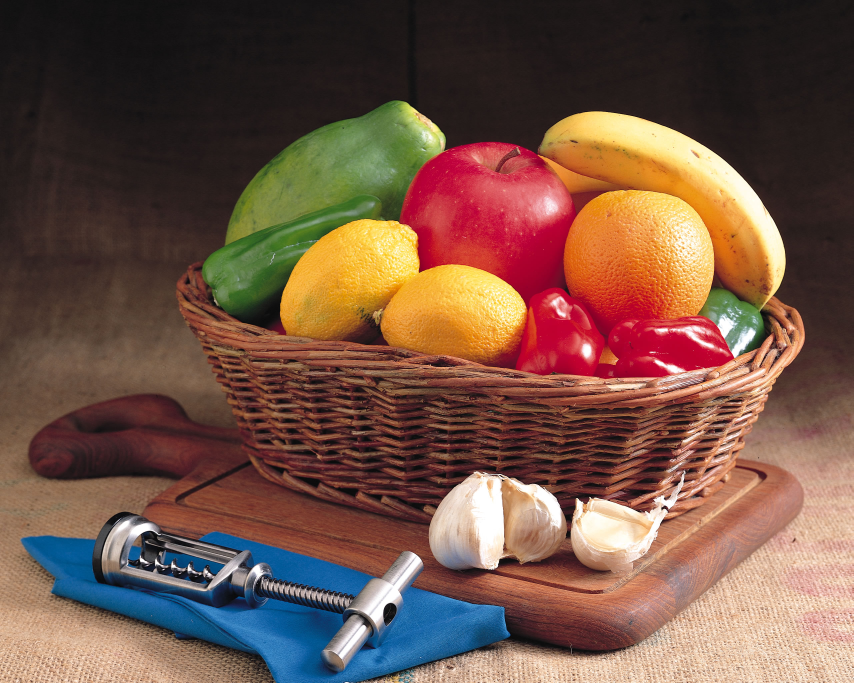
//> input picture image-seg/fruit.jpg, 2560 x 2048 px (shown at 1/3 size)
$ ./seg_clus_fruit   (built with g++ and OpenCV 4)
//> lines starting //> are read from the running program, lines starting //| are printed output that depends on the picture
#include <opencv2/opencv.hpp>
#include <opencv2/core/core.hpp>
#include <opencv2/highgui/highgui.hpp>
#include <opencv2/imgproc/imgproc.hpp>
#include <iostream>
#include <sstream>

using namespace std;
using namespace cv;

Mat dst;
Mat src;
Mat thresholded;
Mat hue;

/** @function main */
int main( int argc, char** argv )
{

vector<Mat> hsv(3);
vector<Mat> bgr(3);
Mat detected_edges;


		if (argc>1){
  /// Load an image
  src = imread( argv[1] );

}else{ src = imread("./image-seg/fruit.jpg");
//> src is the input picture: 2048 rows x 2560 cols, CV_8UC3; mean B, G, R 69.8, 83.8, 114.7

}
  if( !src.data )
  { return -1; }

cout	<<src.cols<<endl;
//| 2560
cout	<<src.rows<<endl;
//| 2048
	int limiar=128;

	/// Create hsv
	Mat full_hsv;
	cvtColor(src,full_hsv,CV_BGR2HSV);
//> full_hsv: 2048 rows x 2560 cols, CV_8UC3; mean H, S, V 47, 112.3, 122.4
	split(full_hsv, hsv);
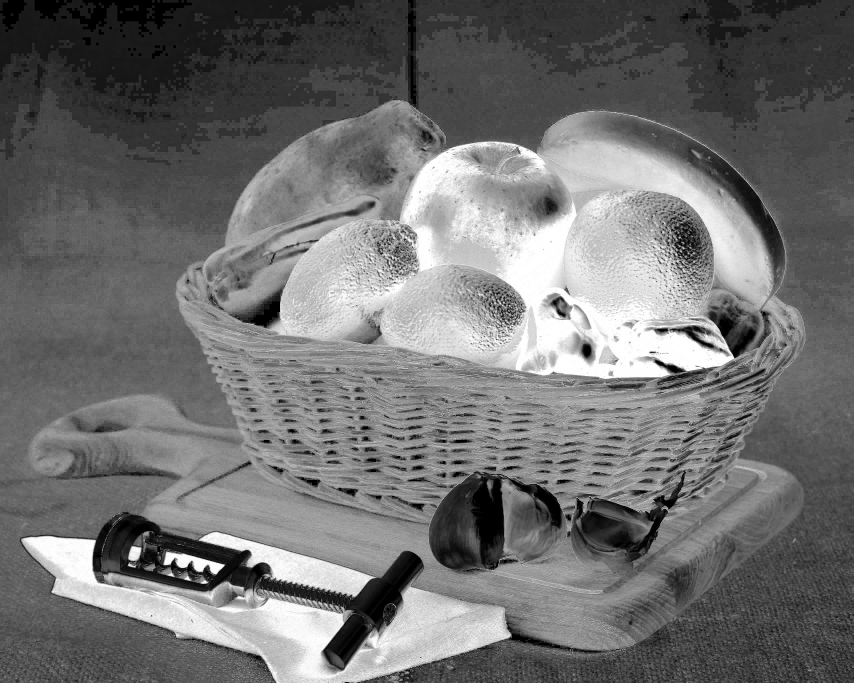
//> hsv[1]: 2048 rows x 2560 cols, CV_8UC1 (shown at 1/3 size); min 0, max 255, mean 112.3
	split(src, bgr);
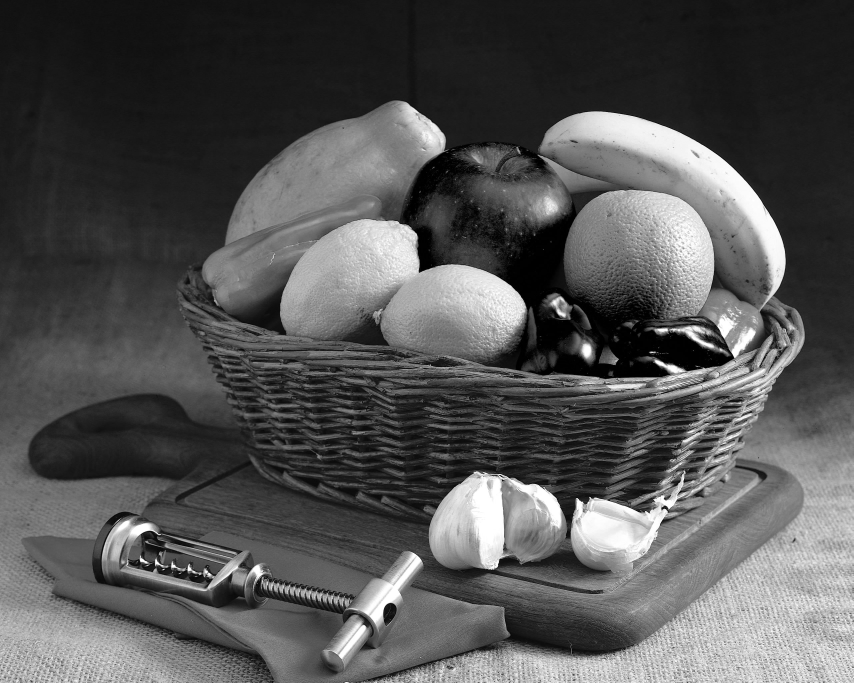
//> bgr[1]: 2048 rows x 2560 cols, CV_8UC1 (shown at 1/3 size); min 0, max 255, mean 83.8
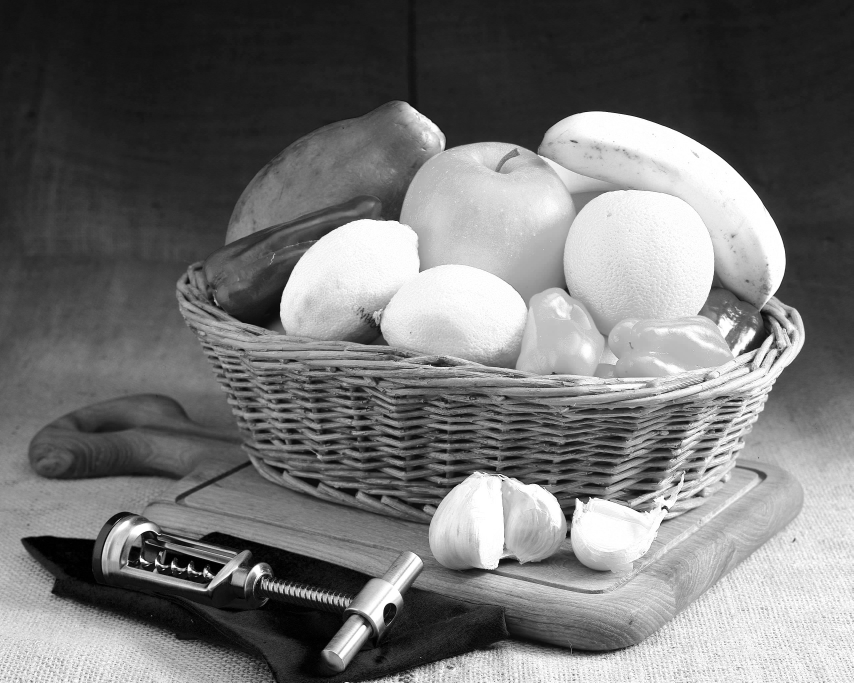
//> bgr[2]: 2048 rows x 2560 cols, CV_8UC1 (shown at 1/3 size); min 0, max 255, mean 114.7
	// [7 lines of commented-out code are left out]

	int num_classes=9;

	vector<Rect> interest(num_classes);
	interest[0]=Rect(100,50,2300,200);//fundo
	interest[1]=Rect(2200,1750,200,200);//chao
	interest[2]=Rect(1600,550,80,450);//fruta vermelha
	interest[3]=Rect(720,600,80,300);//fruta verde
	interest[4]=Rect(1750,420,350,300);//frutas amareladas
	interest[5]=Rect(800,1300,300,300);//cesta e madeira
	interest[6]=Rect(1320,1530,300,100);//alho
	interest[7]=Rect(1220,1850,250,80);//pano
	interest[8]=Rect(600,1730,250,50);//saca rolhas
	vector<Scalar> color(num_classes);
	color[0]=Scalar(0,0,0);// fundo é preto
	color[1]=Scalar(128,128,128);// chao cinza medio
	color[2]=Scalar(0,0,255);//
	color[3]=Scalar(0,200,0);//
	color[4]=Scalar(0,255,255);//
	color[5]=Scalar(106,106,220);//
	color[6]=Scalar(255,255,255);//alho
	color[7]=Scalar(255,0,0);//pano
	color[8]=Scalar(200,200,200);//saca rolhas

	Mat show;
	src.copyTo(show);

	for (int i=0;i<num_classes;i++){
		rectangle(show,Point(interest[i].x,interest[i].y),Point(interest[i].x+interest[i].width,interest[i].y+interest[i].height),color[i],8);
	}

	namedWindow("interests", WINDOW_NORMAL);
	imshow("interests",show);
	imwrite("./clustering_chosen/interest_points_fruit.png",show);
	//BGR
	vector<Scalar> centroideBGR(num_classes);
	vector<Scalar> centroideBGR_novo(num_classes);
	cout<<"Centroides BGR:"<<endl;
	for (int i=0;i<num_classes;i++){
		Mat roi(src,interest[i]);
		centroideBGR[i]=mean(roi);
		cout<<centroideBGR[i]<<endl;

	}
//> this loop made 9 passes
//| [22.8041, 22.8567, 27.8154, 0]
//| [170.397, 196.76, 231.06, 0]
//| [77.7822, 49.1427, 194.066, 0]
//| [53.4175, 117.687, 89.6269, 0]
//| [76.0577, 162.325, 228.063, 0]
//| [43.1493, 49.8251, 95.6208, 0]
//| [175.157, 193.291, 219.149, 0]
//| [160.269, 102.852, 30.7154, 0]
//> (output is shown up to pass 8 of 9)
//> pass 3, `Mat roi(src,interest[i]);`:
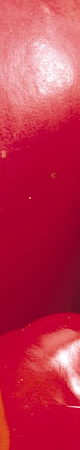
//> roi: 450 rows x 80 cols, CV_8UC3; mean B, G, R 77.8, 49.1, 194.1


	float distancia_aceitavel=sqrt(3.0);
	vector<int> num_in_class(num_classes);


	hsv[0].copyTo(hue);
	vector<Mat> segmentedBGR(3);
	vector<Mat> segmentedHSV(3);
	segmentedBGR[0].create( hue.size(), hue.type() );
	segmentedBGR[1].create( hue.size(), hue.type() );
	segmentedBGR[2].create( hue.size(), hue.type() );


	bool repeat=true;
	int iteracao=1;
	while (repeat){
		for (int i=0;i<num_classes;i++){
			centroideBGR_novo[i]=Scalar(0,0,0,0);
			num_in_class[i]=0;
		}
		for(int i=0; i<src.rows;i++){
			uchar* rowiB = segmentedBGR[0].ptr<uchar>(i);
			uchar* rowiG = segmentedBGR[1].ptr<uchar>(i);
			uchar* rowiR = segmentedBGR[2].ptr<uchar>(i);

			for(int j=0; j<src.cols; j++){
				Scalar bgrValue = Scalar(bgr[0].at<uchar>(Point(j, i)),bgr[1].at<uchar>(Point(j, i)),bgr[2].at<uchar>(Point(j, i)),0);
				float min_dist=99999999;
				int classe=-1;
				for (int k=0;k<num_classes;k++){
					Scalar diff= centroideBGR[k]-bgrValue;
					if (norm(diff)<min_dist){
						min_dist=norm(diff);
						classe=k;
					}
				}
				centroideBGR_novo[classe]+=bgrValue;
				num_in_class[classe]++;
				rowiB[j]=color[classe][0];
				rowiG[j]=color[classe][1];
				rowiR[j]=color[classe][2];
			}
		}
		//recalcular centroides
		repeat=false;
		for (int i=0;i<num_classes;i++){
			centroideBGR_novo[i]=Scalar(1.0*centroideBGR_novo[i](0)/num_in_class[i],1.0*centroideBGR_novo[i](1)/num_in_class[i],1.0*centroideBGR_novo[i](2)/num_in_class[i],0);
			if(norm(centroideBGR_novo[i]-centroideBGR[i])>distancia_aceitavel){
				repeat=true;
				cout<<"centroide da classe "<<i<<" alterado de "<<centroideBGR[i]<<" para "<<centroideBGR_novo[i]<<endl;
				centroideBGR[i]=centroideBGR_novo[i];
			}
		}


	Mat colorSegBGR;

	merge(segmentedBGR,colorSegBGR);
	namedWindow("bgr seg", WINDOW_NORMAL);
	imshow("bgr seg",colorSegBGR);
	waitKey(100);
	std::string s;
	std::stringstream out;
	out << iteracao;
	s = out.str();
	imwrite("./clustering_chosen/fruit_BGR_step_"+s+".png",colorSegBGR);

	cout<<"BGR segmentado, iteracao="<<iteracao<<endl<<endl<<endl;
	iteracao++;
	}
//> this loop made 12 passes
//> repeat on passes 1 to 12: true, true, true, true, true, true, true, true, true, true, true, false
//> pass 1, `imshow("bgr seg",colorSegBGR);`:
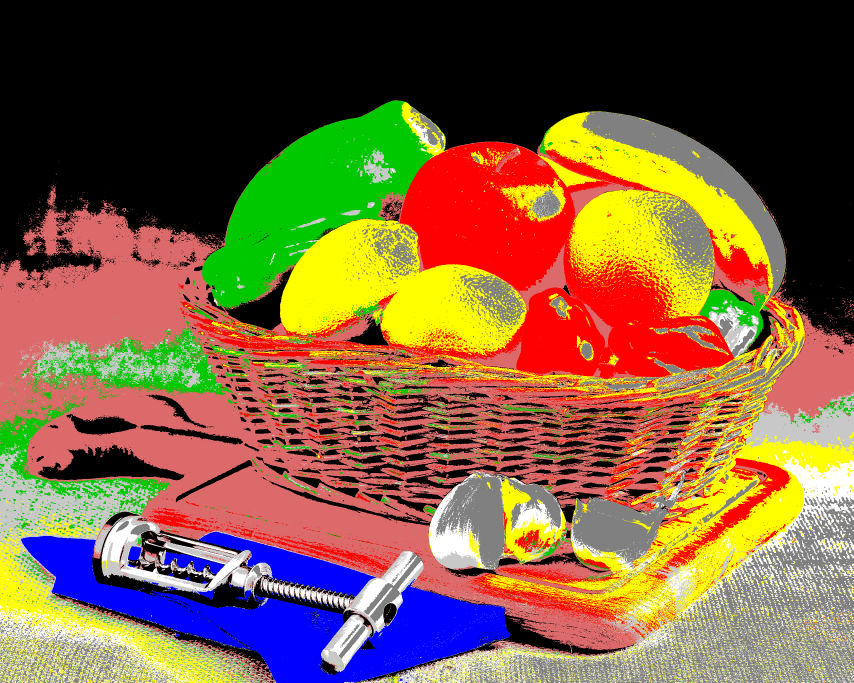
//> window 'bgr seg': 2048 rows x 2560 cols, CV_8UC3 (shown at 1/3 size); mean B, G, R 62.4, 93.1, 125.3
//> after the loop, centroideBGR_novo = 9 Scalars, first 8: [25.69, 25.62, 33.84, 0], [206.8, 230.6, 248.7, 0], [49.18, 25.22, 189.9, 0], [63.71, 93.67, 122.2, 0], [45.28, 146.1, 226.8, 0], [42.09, 48.87, 83.89, 0], [144.3, 183.8, 224.5, 0], [152.4, 95.91, 23.1, 0]; num_in_class = [1684284, 297343, 273650, 726157, 304392, 740482, 460110, 247100, 509362]; repeat = false; centroideBGR = 9 Scalars, first 8: [25.81, 25.76, 34.01, 0], [206.3, 230.3, 248.5, 0], [48.86, 26.14, 189.9, 0], [63.34, 93.48, 121.1, 0], [45.82, 146.8, 227.2, 0], [42.41, 49.03, 85.58, 0], [143.4, 182.7, 223.7, 0], [152.4, 95.78, 22.66, 0]; iteracao = 13


//HSV
vector<Scalar> centroideHSV(num_classes);
vector<Scalar> centroideHSV_novo(num_classes);
	cout<<"Centroides HSV:"<<endl;
	for (int i=0;i<num_classes;i++){
		Mat roiHSV(full_hsv,interest[i]);
		centroideHSV[i]=mean(roiHSV);
		cout<<centroideHSV[i]<<endl;
	}


	segmentedHSV[0].create( hue.size(), hue.type() );
	segmentedHSV[1].create( hue.size(), hue.type() );
	segmentedHSV[2].create( hue.size(), hue.type() );


	repeat=true;
	iteracao=1;
	while (repeat){
		for (int i=0;i<num_classes;i++){
			centroideHSV_novo[i]=Scalar(0,0,0,0);
			num_in_class[i]=0;
		}

	for(int i=0; i<src.rows;i++){
		uchar* rowiB = segmentedHSV[0].ptr<uchar>(i);
		uchar* rowiG = segmentedHSV[1].ptr<uchar>(i);
		uchar* rowiR = segmentedHSV[2].ptr<uchar>(i);
		for(int j=0; j<src.cols; j++){
			float min_dist=99999999;
			int classe=-1;
			Scalar bgrValue = Scalar(hsv[0].at<uchar>(Point(j, i)),hsv[1].at<uchar>(Point(j, i)),hsv[2].at<uchar>(Point(j, i)),0);
			for (int k=0;k<num_classes;k++){
				Scalar diff= centroideHSV[k]-bgrValue;

				if (norm(diff)<min_dist){
					min_dist=norm(diff);
					classe=k;
				}
			}
			centroideHSV_novo[classe]+=bgrValue;
			num_in_class[classe]++;
			rowiB[j]=color[classe][0];
			rowiG[j]=color[classe][1];
			rowiR[j]=color[classe][2];
		}
	}


		//recalcular centroides
		repeat=false;
		for (int i=0;i<num_classes;i++){
			centroideHSV_novo[i]=Scalar(1.0*centroideHSV_novo[i](0)/num_in_class[i],1.0*centroideHSV_novo[i](1)/num_in_class[i],1.0*centroideHSV_novo[i](2)/num_in_class[i],0);
			if(norm(centroideHSV_novo[i]-centroideHSV[i])>distancia_aceitavel){
				repeat=true;
				cout<<"centroide da classe "<<i<<" alterado de "<<centroideHSV[i]<<" para "<<centroideHSV_novo[i]<<endl;
				centroideHSV[i]=centroideHSV_novo[i];
			}
		}


	Mat colorSegHSV;

	merge(segmentedHSV,colorSegHSV);
	namedWindow("hsv seg", WINDOW_NORMAL);
	imshow("hsv seg",colorSegHSV);

	std::string s;
	std::stringstream out;
	out << iteracao;
	s = out.str();
	imwrite("./clustering_chosen/fruit_HSV_step_"+s+".png",colorSegHSV);
	waitKey(100);
	cout<<"HSV segmentado, iteracao="<<iteracao<<endl<<endl<<endl;
	iteracao++;
	}
//> this loop made 9 passes
//> pass 1, `imshow("hsv seg",colorSegHSV);`:
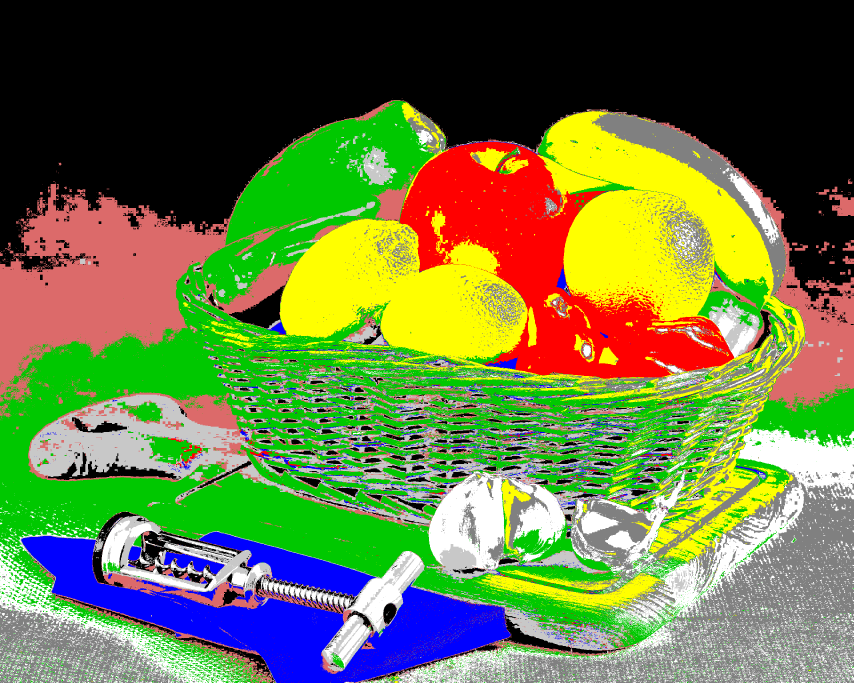
//> window 'hsv seg': 2048 rows x 2560 cols, CV_8UC3 (shown at 1/3 size); mean B, G, R 66.1, 118.3, 104.6
//> pass 2, `imshow("hsv seg",colorSegHSV);`:
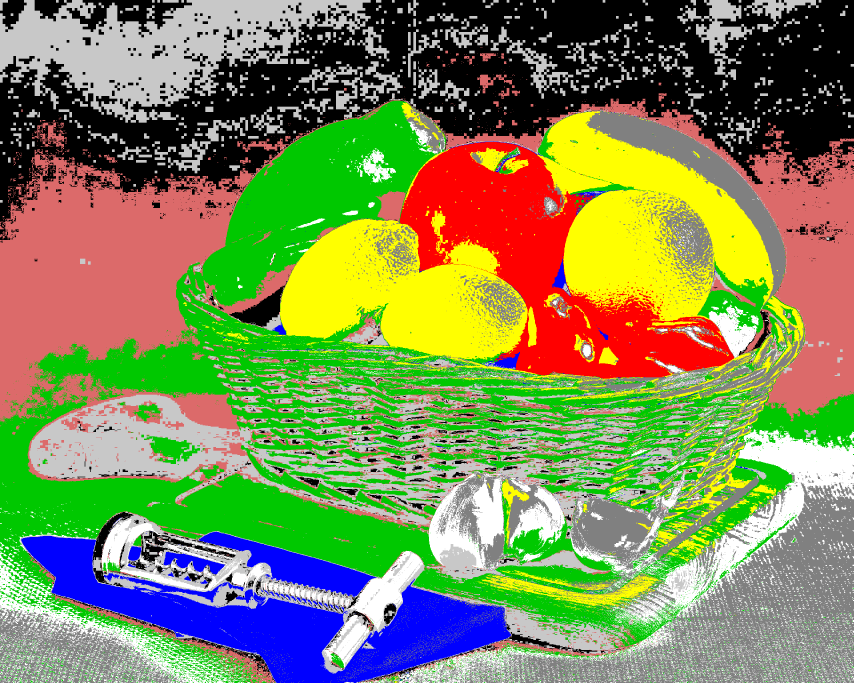
//> window 'hsv seg': 2048 rows x 2560 cols, CV_8UC3 (shown at 1/3 size); mean B, G, R 86, 136.4, 126.4
//> after the loop, centroideHSV_novo = 9 Scalars, first 8: [4.36, 61.39, 34.5, 0], [20.82, 59.46, 237.4, 0], [174.4, 222.4, 191.4, 0], [15.3, 150.9, 123.2, 0], [15.72, 193.5, 224.9, 0], [9.32, 103.8, 84.79, 0], [13.76, 100.3, 174.3, 0], [110.4, 215.8, 141.4, 0]; num_in_class = [1060307, 583985, 256941, 674309, 463266, 584923, 607450, 286696, 725003]; repeat = false; centroideHSV = 9 Scalars, first 8: [4.33, 60.37, 33.96, 0], [20.99, 59.23, 238.1, 0], [174.4, 222.1, 191.4, 0], [15.44, 149.7, 123.8, 0], [15.48, 192.5, 223.6, 0], [9.19, 103.9, 83.91, 0], [13.58, 99.19, 175.6, 0], [109.2, 216.4, 141.7, 0]; iteracao = 10

  }
